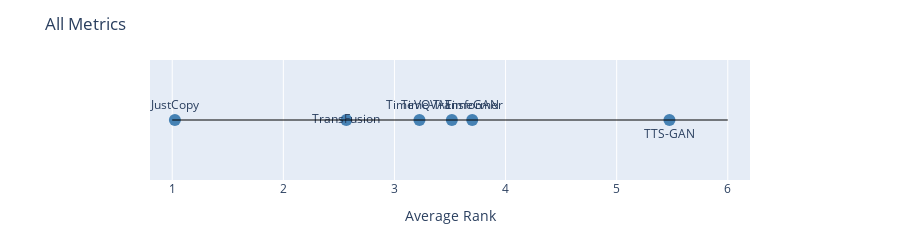

Notebook cell for this chart:
### Code cell
import plotly.graph_objects as go


def plot_average_rankings(df, title):
    s = df.unstack(level=1).rank().mean(axis=1)

    # Alternate y-offsets to avoid overlap
    y_offsets = [1, -1, 1, 1, 1]

    fig = go.Figure(go.Scatter(
        x=s.values,
        y=[0]*len(s),
        mode="markers+text",
        text=s.index,
        textposition=["top center" if y>0 else "bottom center" for y in y_offsets],
        marker=dict(size=12, color="steelblue")
    ))

    range_max = len(methods)

    # Thin horizontal number line
    fig.add_shape(type="line",
                x0=1, x1=range_max,
                y0=0, y1=0,
                line=dict(color="black", width=1))

    # Layout tweaks for minimal look
    fig.update_yaxes(visible=False)
    fig.update_xaxes(range=[0.8, range_max +0.2], showgrid=True, zeroline=False)
    fig.update_layout(
        height=200,
        xaxis_title="Average Rank",
        yaxis_title="",
        showlegend=False,
        margin=dict(t=60, b=60, l=150, r=150),
        title=title,
    )

    fig.show()

plot_average_rankings(df_all, "All Metrics")

### Figure 1 — Plotly figure (JSON) as saved in the notebook; plotly's stock layout.template omitted (floating-point values rounded to 4 significant figures)
{"data": [{"marker": {"color": "steelblue", "size": 12}, "mode": "markers+text", "text": ["JustCopy", "TTS-GAN", "Time-Transformer", "TimeGAN", "TimeVQVAE", "TransFusion"], "textposition": ["top center", "bottom center", "top center", "top center", "top center"], "type": "scatter", "x": [1.024, 5.475, 3.517, 3.7, 3.225, 2.567], "y": [0, 0, 0, 0, 0, 0]}], "layout": {"height": 200, "margin": {"b": 60, "l": 150, "r": 150, "t": 60}, "shapes": [{"line": {"color": "black", "width": 1}, "type": "line", "x0": 1, "x1": 6, "y0": 0, "y1": 0}], "showlegend": false, "title": {"text": "All Metrics"}, "xaxis": {"range": [0.8, 6.2], "showgrid": true, "title": {"text": "Average Rank"}, "zeroline": false}, "yaxis": {"title": {"text": ""}, "visible": false}}}
